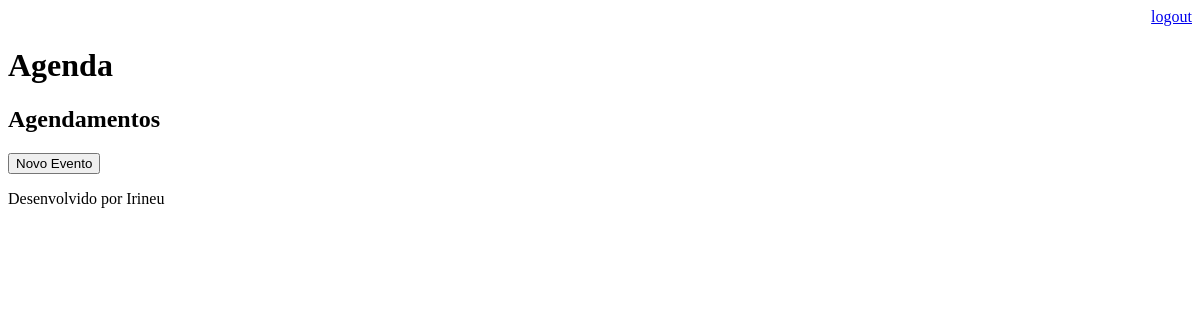
Before: /agenda/ (signed in) with the older database file.
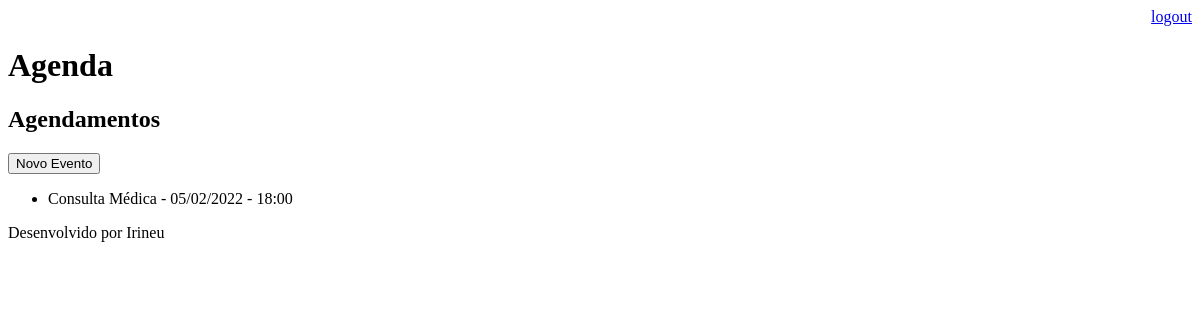
After: the same page with the newer database file.
### core/models.py (models this page shows, shortened)
class Evento(models.Model):
    titulo = models.CharField(max_length=100)
    local = models.CharField(blank=True, null=True, max_length=100)
    descricao = models.TextField(blank=True, null=True)
    data_evento = models.DateTimeField(verbose_name='Data do Evento')
    data_criacao = models.DateTimeField(auto_now=True)
    usuario = models.ForeignKey(User, on_delete=models.CASCADE)
    class Meta:
        db_table = 'Evento'
    def get_data_evento(self):
        return self.data_evento.strftime('%d/%m/%Y - %H:%M')

### core/views.py (the view)
# urls.py: path('agenda/', views.lista_eventos),
@login_required(login_url='/login/')
def lista_eventos(request):
    usuario = request.user
    eventos = Evento.objects.filter(usuario=usuario)
    response = {'eventos':eventos}
    return render(request, 'agenda.html', response)

### templates/agenda.html
{% extends "model-page.html"%}
{% block content%}
    <h2>Agendamentos</h2>
    <a href="evento/">
        <button type="button">Novo Evento</button>
    </a>
    <ul>
    {% for evento in eventos %}
        <li>{{evento.titulo}} - {{evento.get_data_evento}}</li>
    {% endfor %}
    </ul>
{% endblock %}

Changed rows visible on the page:
added Evento: titulo "Consulta Médica", get_data_evento "05/02/2022 - 18:00"
